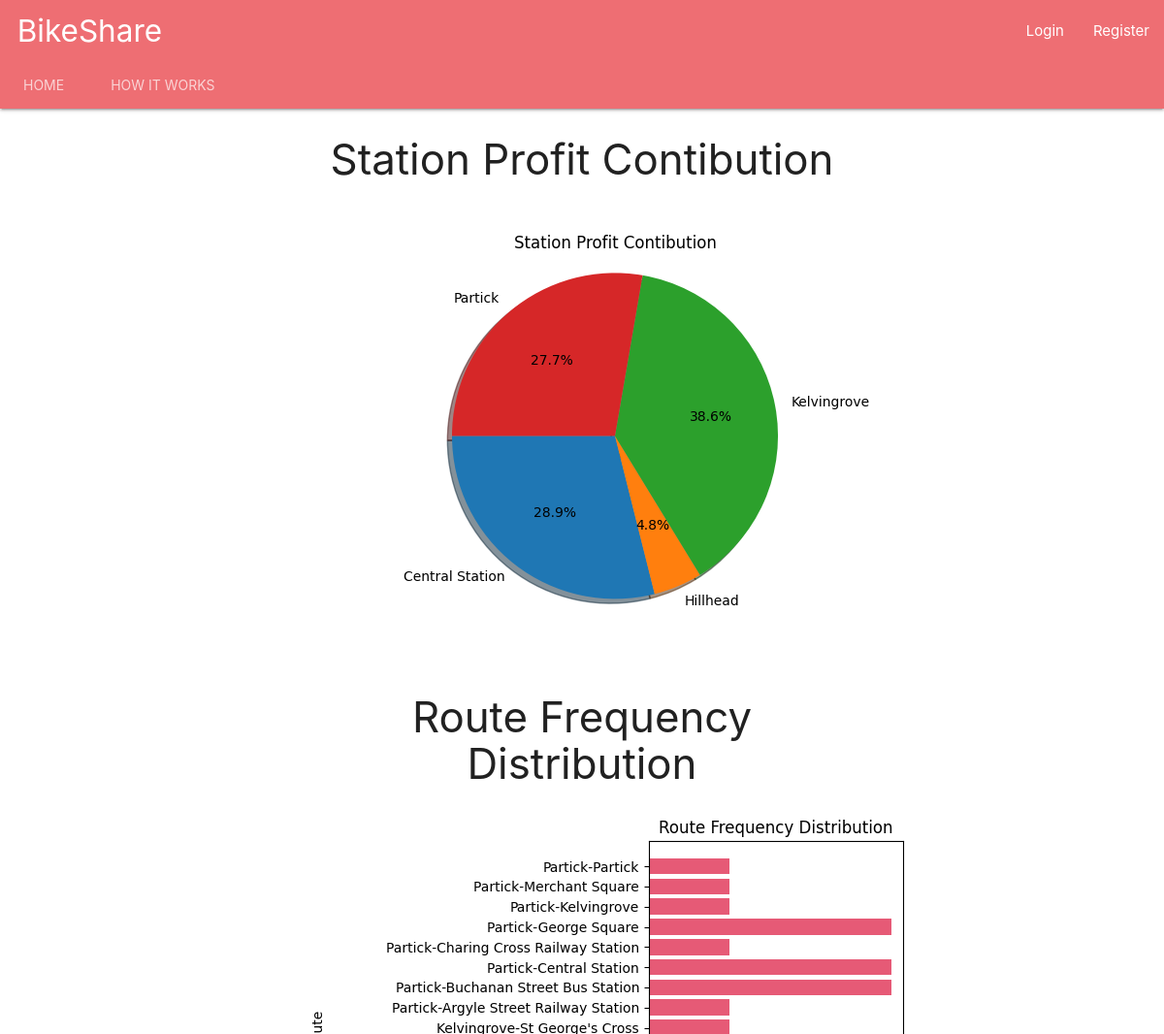
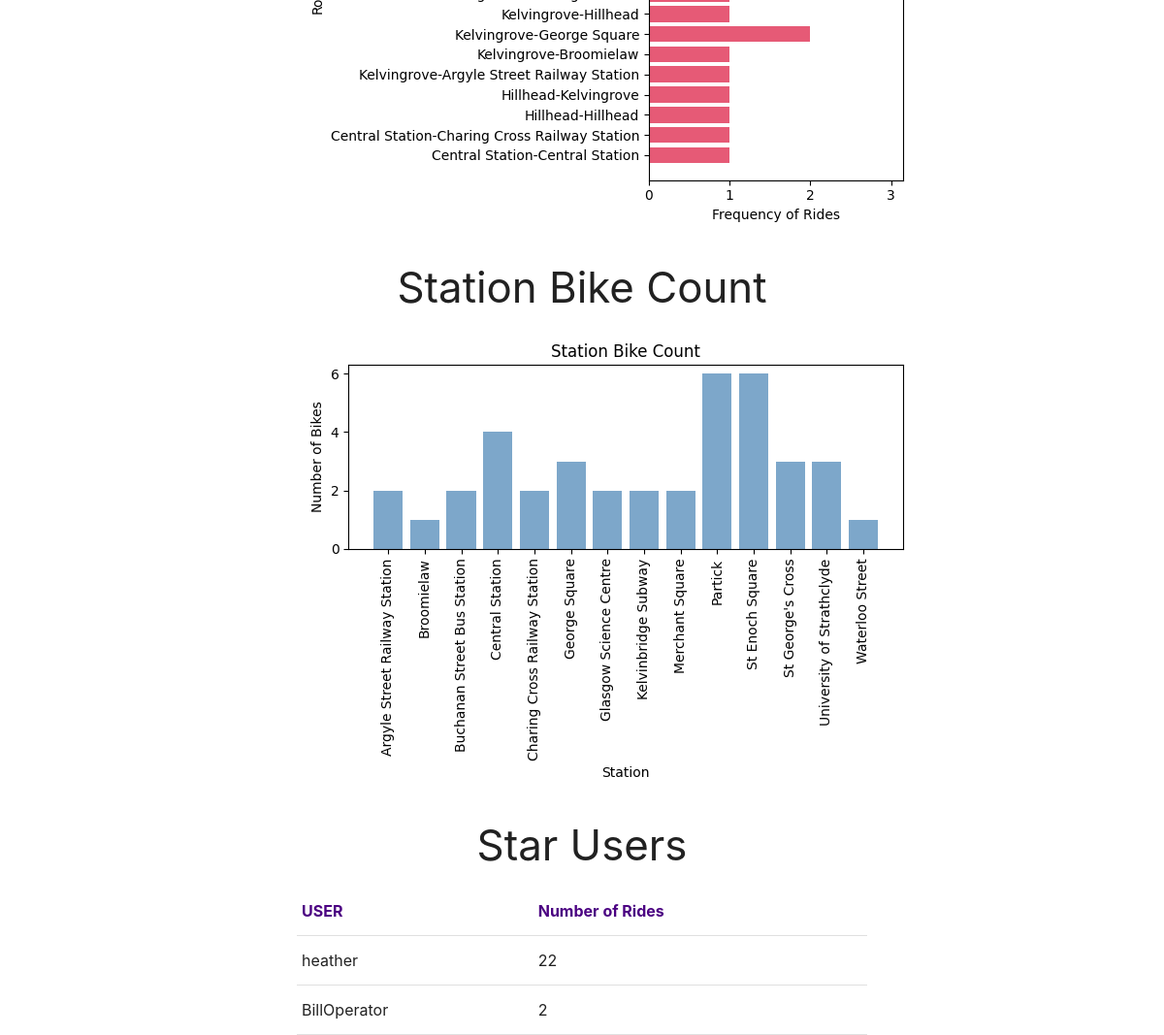
/manager/, run on the app's committed database (2 pictures, top to bottom).
### account/models.py (models this page shows, shortened)
class Account(AbstractBaseUser):
    username = models.CharField(max_length=30, unique=True)
    email = models.EmailField(verbose_name='email', max_length=60, unique=True)
    date_joined = models.DateTimeField(verbose_name='date joined', auto_now_add=True)
    last_login = models.DateTimeField(verbose_name='last login', auto_now=True)
    role = models.CharField(max_length=10, choices=ROLE_CHOICES, default='Customer')
    is_admin = models.BooleanField(default=False)
    is_active = models.BooleanField(default=True)
    is_staff = models.BooleanField(default=False)
    is_superuser = models.BooleanField(default=False)
    hires_in_progress = models.IntegerField(default=0)
    wallet_balance = models.FloatField(default=0.00)
    amount_owed = models.FloatField(default=0.00)
    USERNAME_FIELD = 'username'
    REQUIRED_FIELDS = ['email']
    objects = MyAccountManager()

### BikeShare/views.py (the view)
# urls.py: path('manager/', views.manager_page, name='bikeshare-manager'),
def manager_page(request):
    buf = BytesIO()
    station_profit = None
    route_frequency = None
    station_bike_count = None
    star_users = None
    try :
        stationProfitResultset = Order.objects.select_related().values('start_station__station_name').annotate(profit =(Sum('due_amount')-Sum('fix_amount')))
        if stationProfitResultset is not None :
            station_labels = []
            profit_values = []
            totalProfit = 0.0
            for station in stationProfitResultset :
                if station['profit'] > 0:
                    station_labels.append(str(station['start_station__station_name']))
                    profit_values.append(float(station['profit']))
                totalProfit = totalProfit + float(station['profit'])
            if totalProfit > 0.0:
                plt.clf()
                plt.title('Station Profit Contibution')
                plt.pie(profit_values,labels=station_labels,shadow=True,autopct='%1.1f%%',startangle = 180)
                plt.axis('equal')
                plt.savefig(buf, format='png')
                station_profit = base64.b64encode(buf.getvalue()).decode('utf-8').replace('\n', '')
    except Exception as e :
        print(e)
    try :
        routeFrequencyResultset = Order.objects.select_related().values('start_station__station_name','end_station__station_name').annotate(frequency =(Count('id')))
        if routeFrequencyResultset is not None :
            route_list = []
            frequency_values = []
            i = 0
            y = []
            for route in routeFrequencyResultset :
                route_list.append(str(route['start_station__station_name']) + '-' + str(route['end_station__station_name']))
                frequency_values.append(int(route['frequency']))
                y.append(i)
                i= i+1
            plt.clf()
            plt.title('Route Frequency Distribution')
            plt.barh(y,frequency_values,alpha = 0.7,color = 'crimson')
            plt.yticks(y,route_list)
            plt.xlabel('Frequency of Rides')
            plt.ylabel('Route')
            plt.tight_layout()
            buf1= BytesIO()
            plt.savefig(buf1, format='png')
            route_frequency = base64.b64encode(buf1.getvalue()).decode('utf-8').replace('\n', '')
            buf1.close()
    except  Exception as e :
        print(e)
    try :
        stationBikeCountResultset = Bike.objects.select_related().values('station__station_name').annotate(bikeCount = Count('id')).filter(in_use = False)
        bikeInUse = Bike.objects.annotate(bikeCount=Count('id')).filter(in_use= True)
        if(stationBikeCountResultset is not None) :
            station_list = []
            bike_count = []
            x = []
            i = 0
            for station_bikeCount in stationBikeCountResultset :
                station_list.append(str(station_bikeCount['station__station_name']))
                bike_count.append(int(station_bikeCount['bikeCount']))
                x.append(i)
                i=i+1
            plt.clf()
            plt.title('Station Bike Count')
            plt.bar(x,bike_count,alpha=0.7,color='steelblue')
            plt.xticks(x,station_list,rotation=90)
            plt.xlabel('Station')
            plt.ylabel('Number of Bikes')
            plt.tight_layout()
            buf2 = BytesIO()
            plt.savefig(buf2, format='png')
            station_bike_count = base64.b64encode(buf2.getvalue()).decode('utf-8').replace('\n', '')
            buf2.close()
    except Exception as e :
        print(e)
    try:
        star_users = Order.objects.select_related().values('user__username').annotate(usages = Count('id')).order_by('-usages')[:5]
    except Exception as e :
        print(e)
    buf.close()
    context = {
        'total_Profit': totalProfit,
        'station_bike_count': station_bike_count,
        'star_users': star_users,
        'station_profit': station_profit,
        'route_frequency': route_frequency}
    print(context)
    return render(request, 'manager_page.html', context=context)

### BikeShare/templates/manager_page.html (shortened to what this page needs)
{% extends 'base.html' %}
{% block content %}
<body>
    <div class="container" align = "center">
        {% if total_Profit > 0.0 %}
            <h3>Station Profit Contibution</h3>
            <img alt = "Profit per Station - Pie Chart : Unavailable">
        {% else %}
            <h4>Business in Loss : £ {{ total_Profit}}</h4>
        {% endif %}
    </div>
    <div class="container" align = "center">
        <h3>Route Frequency Distribution</h3>
        <img alt = "Route Frequencies - Horizontal bar graph : Unavailable">
    </div>
    <div class="container" align = "center">
        <h3>Station Bike Count</h3>
        <img alt = "Station Bike Count - Bar Graph : Unavailable">
    </div>
    <div class = "container" align = "center">
        <h3>Star Users</h3>
        {% if star_users %}
            <table>
                <tr align="center">
                    <th align = "center"><font color="#4B0082">USER</font></th>
                    <th align = "center"><font color="#4B0082">Number of Rides</font></th>
                </tr>
                {% for user in star_users %}
                    <tr>
                        <td>{{ user.user__username }}</td>
                        <td>{{ user.usages }}</td>
                    </tr>
                {% endfor %}
            </table>
        {% else %}
            <h5>Star Users : Unavailable</h5>
        {% endif %}
    </div>
</body>
{% endblock %}

### data on the page
Account: user__username "heather", usages "22"
Account: user__username "BillOperator", usages "2"
